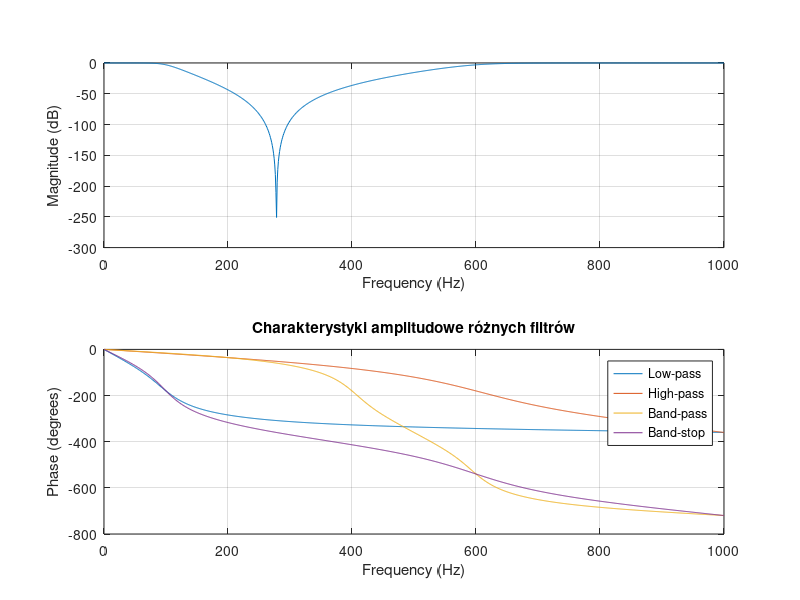

MATLAB code for this plot:
%low-pass(dolno) dobry do usuwania szumów i zakłoceń/marnowanie energii

%high-pass(górno) usuwanie niskich częstotliwości(np szumy
%środowiskowe)/poddatnośc na szumy w wysokich częstotliwościach

%band-pass (pasmowo-przepustowe) izolacja pożądanego pasma/ szerokie pasmo
%przejściowe

%band-stop(pasmowo-zaporowy) eliminacja niepożadanych pasm, ochrona przed
%zakłoceniami/ większa złożoność

% Parametry filtrów
f_low = 100; % Dolna częstotliwość graniczna dla high-pass i band-stop
f_high = 600; % Górna częstotliwość graniczna dla high-pass i band-stop
f_band_low = 400; % Dolna częstotliwość graniczna dla band-pass
f_band_high = 600; % Górna częstotliwość graniczna dla band-pass
Fs = 2000; % Częstotliwość próbkowania

% Obliczenie częstotliwości granicznych w skali znormalizowanej
Wn_low = f_low / (Fs/2);
Wn_high = f_high / (Fs/2);
Wn_band = [f_band_low, f_band_high] / (Fs/2);

% Projektowanie filtrów
order = 4; % Stopień filtru
[b_low, a_low] = butter(order, Wn_low, 'low');
[b_high, a_high] = butter(order, Wn_high, 'high');
[b_band, a_band] = butter(order, Wn_band, 'bandpass');
[b_stop, a_stop] = butter(order, [Wn_low, Wn_high], 'stop');

% Wyświetlanie charakterystyk amplitudowych filtrów na jednym wykresie
figure;
freqz(b_low, a_low, 1024, Fs);
hold on;
freqz(b_high, a_high, 1024, Fs);
freqz(b_band, a_band, 1024, Fs);
freqz(b_stop, a_stop, 1024, Fs);
legend('Low-pass', 'High-pass', 'Band-pass', 'Band-stop');
title('Charakterystyki amplitudowe różnych filtrów');
hold off;
